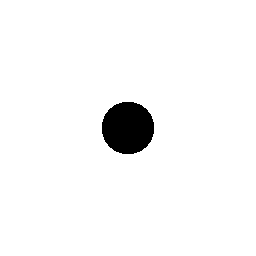
%> input picture poc/poc_cwiczenia/cwiczenia - rozwiazania/cwiczenia11/kolo.bmp, 256 x 256 px
$ octave --eval "transformata_fouriera(imread('kolo.bmp'));"   (GNU Octave 9; MATLAB toolbox functions it lacks are replaced by stand-ins)
%> lines starting %> are read from the running program, lines starting %| are printed output that depends on the picture; in (x1, y1, x2, y2) boxes, pixels count from 0 and x2, y2 are one past the last pixel; in counts of white or black regions, pixels touching at a corner belong together; the program's own positions count from 1
function transformata_fouriera(Img)

Fourier_2D = fft2(Img);
Fourier_przesuniecie = fftshift(Fourier_2D);

Fourier_amplituda = log10(abs(Fourier_przesuniecie)+1);
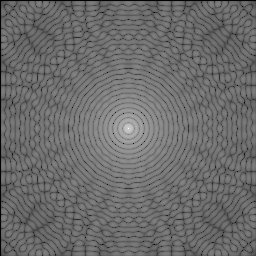
%> Fourier_amplituda: size 256x256 double; min 0, max 7.21, mean 3.05; drawn with min black and max white
Fourier_faza = angle(Fourier_przesuniecie.*(Fourier_amplituda>0.0001));
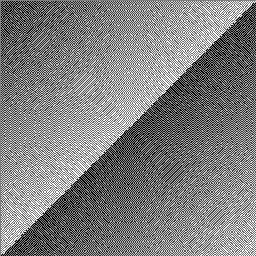
%> Fourier_faza: size 256x256 double; min -3.14, max 3.14, mean 6.51e-18; drawn with min black and max white

Fourier1 = fft(Img,[],1);
Fourier2 = fft(Fourier1,[],2);

Fourier_przesuniecie2 = fftshift(Fourier2);

Fourier_amplituda2 = log10(abs(Fourier_przesuniecie2)+1);
Fourier_faza2 = angle(Fourier_przesuniecie2.*(Fourier_amplituda2>0.0001));


figure; f1_rows = 3; f1_cols = 3;
subplot(f1_rows,f1_cols,2); imshow(Img); title('Img Original');
subplot(f1_rows,f1_cols,4); imshow(Fourier_amplituda,[]); title('Fourier Amplituda 1');
subplot(f1_rows,f1_cols,5); imshow(Fourier_amplituda2,[]); title('Fourier Amplituda 2');
subplot(f1_rows,f1_cols,6); imshow(imabsdiff(Fourier_amplituda2,Fourier_amplituda)); title('Zlozenie Fourier Amplituda');
subplot(f1_rows,f1_cols,7); imshow(Fourier_faza,[]); title('Fourier Faza 1');
subplot(f1_rows,f1_cols,8); imshow(Fourier_faza2,[]); title('Fourier Faza 2');
subplot(f1_rows,f1_cols,9); imshow(imabsdiff(Fourier_faza2,Fourier_faza)); title('Zlozenie Fourier Faza');
%> after `imshow(imabsdiff(Fourier_faza2,Fourier_faza))`:
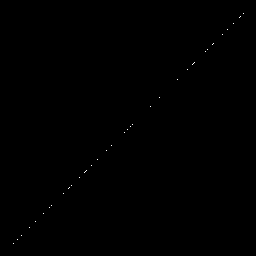
%> displayed picture: size 256x256, on the screen's scale of 0 to 255; 0.06% white in thin lines or dots, all inside (x1, y1, x2, y2) = (13, 13, 244, 244)


end

$ run again, on poc/poc_cwiczenia/cwiczenia - rozwiazania/cwiczenia11/kwadrat45.bmp
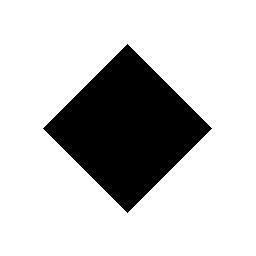
%> input picture poc/poc_cwiczenia/cwiczenia - rozwiazania/cwiczenia11/kwadrat45.bmp, 256 x 256 px
%> in transformata_fouriera, `Fourier_amplituda = log10(abs(Fourier_przesuniecie)+1);`:
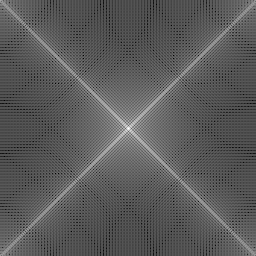
%> Fourier_amplituda: size 256x256 double; min 0.0765, max 7.12, mean 2.59; drawn with min black and max white
%> in transformata_fouriera, `Fourier_faza = angle(Fourier_przesuniecie.*(Fourier_amplituda>0.0001));`:
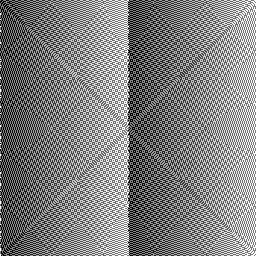
%> Fourier_faza: size 256x256 double; min -3.14, max 3.14, mean 4.79e-05; drawn with min black and max white
